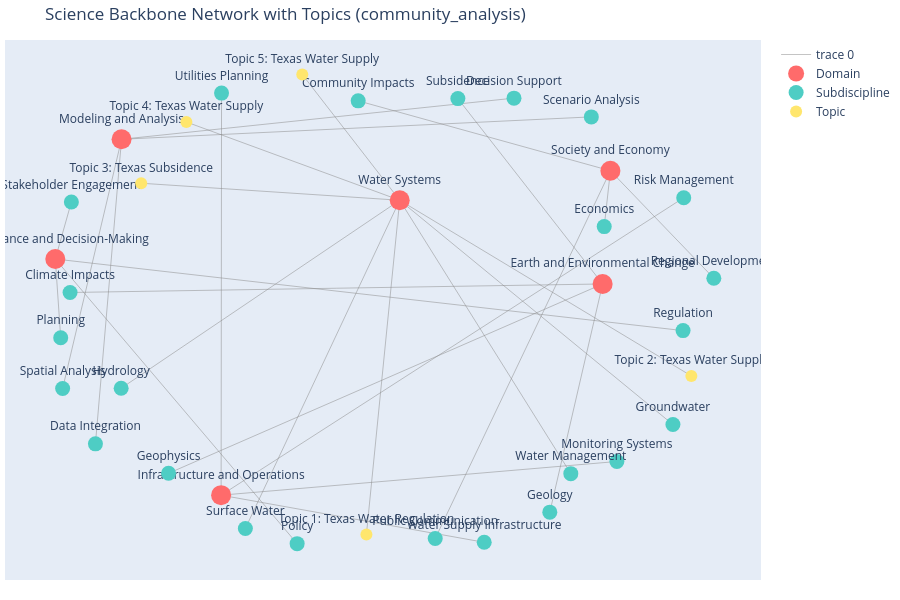

The cell this chart's notebook holds for it:
### Markdown cell above
### Visualize the Science Backbone Network

This figure places the discovered topics into the science backbone as a simple network. Topic nodes use the human-readable topic labels when those are available, which makes the diagram easier to explain in a tutorial or presentation.

### Code cell
print('Creating network visualization...\n')

graph, network_fig = sbp.create_network_figure(
    science_backbone,
    topic_mappings,
    case_study_name=CASE_STUDY_NAME,
)
network_fig.show()

print('✓ Visualization complete!')

### Figure 1 — Plotly figure (JSON) as saved in the notebook; plotly's stock layout.template omitted (floating-point values rounded to 4 significant figures)
{"data": [{"hoverinfo": "none", "line": {"color": "#888", "width": 0.5}, "mode": "lines", "type": "scatter", "x": [0.07893, 0.88, null, 0.07893, -0.3737, null, 0.07893, -0.738, null, 0.07893, 0.5806, null, 0.07893, -0.01881, null, 0.07893, 0.9341, null, 0.07893, -0.6791, null, 0.07893, -0.5467, null, 0.07893, -0.2069, null, 0.6739, 0.5191, null, 0.6739, -0.599, null, 0.6739, 0.2494, null, 0.6739, -0.8878, null, -0.4448, 0.3267, null, -0.4448, 0.7157, null, -0.4448, -0.4436, null, -0.4448, 0.9117, null, -0.9311, -0.2219, null, -0.9311, 0.9097, null, -0.9311, -0.9152, null, -0.9311, -0.8839, null, 0.6968, -0.04286, null, 0.6968, 0.6786, null, 0.6968, 0.183, null, 0.6968, 1, null, -0.7368, 0.6408, null, -0.7368, 0.414, null, -0.7368, -0.8134, null, -0.7368, -0.9096, null], "y": [0.4566, -0.4576, null, 0.4566, -0.8811, null, 0.4566, -0.3095, null, 0.4566, -0.6575, null, 0.4566, -0.9057, null, 0.4566, -0.2595, null, 0.4566, 0.5261, null, 0.4566, 0.7756, null, 0.4566, 0.9692, null, 0.1155, -0.8146, null, 0.1155, -0.6562, null, 0.1155, 0.871, null, 0.1155, 0.08067, null, -0.7454, -0.9374, null, -0.7454, -0.6081, null, -0.7454, 0.8935, null, -0.7454, 0.467, null, 0.2172, -0.9428, null, 0.2172, -0.07469, null, 0.2172, -0.104, null, 0.2172, 0.4494, null, 0.5768, 0.8618, null, 0.5768, 0.3493, null, 0.5768, -0.9222, null, 0.5768, 0.1386, null, 0.7053, 0.7964, null, 0.7053, 0.8729, null, 0.7053, -0.5361, null, 0.7053, -0.3105, null]}, {"marker": {"color": "#FF6B6B", "size": 20}, "mode": "markers+text", "name": "Domain", "text": ["Water Systems", "Earth and Environmental Change", "Infrastructure and Operations", "Governance and Decision-Making", "Society and Economy", "Modeling and Analysis"], "textposition": "top center", "type": "scatter", "x": [0.07893, 0.6739, -0.4448, -0.9311, 0.6968, -0.7368], "y": [0.4566, 0.1155, -0.7454, 0.2172, 0.5768, 0.7053]}, {"marker": {"color": "#4ECDC4", "size": 15}, "mode": "markers+text", "name": "Subdiscipline", "text": ["Groundwater", "Surface Water", "Hydrology", "Water Management", "Geology", "Geophysics", "Subsidence", "Climate Impacts", "Water Supply Infrastructure", "Monitoring Systems", "Utilities Planning", "Risk Management", "Policy", "Regulation", "Planning", "Stakeholder Engagement", "Community Impacts", "Economics", "Public Communication", "Regional Development", "Scenario Analysis", "Decision Support", "Data Integration", "Spatial Analysis"], "textposition": "top center", "type": "scatter", "x": [0.88, -0.3737, -0.738, 0.5806, 0.5191, -0.599, 0.2494, -0.8878, 0.3267, 0.7157, -0.4436, 0.9117, -0.2219, 0.9097, -0.9152, -0.8839, -0.04286, 0.6786, 0.183, 1, 0.6408, 0.414, -0.8134, -0.9096], "y": [-0.4576, -0.8811, -0.3095, -0.6575, -0.8146, -0.6562, 0.871, 0.08067, -0.9374, -0.6081, 0.8935, 0.467, -0.9428, -0.07469, -0.104, 0.4494, 0.8618, 0.3493, -0.9222, 0.1386, 0.7964, 0.8729, -0.5361, -0.3105]}, {"marker": {"color": "#FFE66D", "size": 12}, "mode": "markers+text", "name": "Topic", "text": ["Topic 1: Texas Water Regulation", "Topic 2: Texas Water Supply", "Topic 3: Texas Subsidence", "Topic 4: Texas Water Supply", "Topic 5: Texas Water Supply"], "textposition": "top center", "type": "scatter", "x": [-0.01881, 0.9341, -0.6791, -0.5467, -0.2069], "y": [-0.9057, -0.2595, 0.5261, 0.7756, 0.9692]}], "layout": {"height": 600, "hovermode": "closest", "margin": {"b": 20, "l": 5, "r": 5, "t": 40}, "showlegend": true, "title": {"text": "Science Backbone Network with Topics (community_analysis)"}, "xaxis": {"showgrid": false, "showticklabels": false, "zeroline": false}, "yaxis": {"showgrid": false, "showticklabels": false, "zeroline": false}}}
